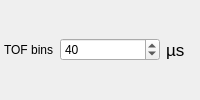
         <widget class="QWidget" name="eventModeEntries" native="true">
          <property name="toolTip">
           <string extracomment="Define the Time of Flight bin size"/>
          </property>
          <layout class="QVBoxLayout" name="verticalLayout">
           <property name="margin">
            <number>0</number>
           </property>
           <item>
            <layout class="QHBoxLayout" name="horizontalLayout_10">
             <property name="leftMargin">
              <number>4</number>
             </property>
             <item>
              <widget class="QLabel" name="label_27">
               <property name="sizePolicy">
                <sizepolicy hsizetype="Fixed" vsizetype="Preferred">
                 <horstretch>0</horstretch>
                 <verstretch>0</verstretch>
                </sizepolicy>
               </property>
               <property name="toolTip">
                <string>The number of bins for the Time of Flight channels</string>
               </property>
               <property name="text">
                <string>TOF bins</string>
               </property>
              </widget>
             </item>
             <item>
              <widget class="QSpinBox" name="eventTofBins">
               <property name="minimumSize">
                <size>
                 <width>100</width>
                 <height>0</height>
                </size>
               </property>
               <property name="toolTip">
                <string>The number of bins for the Time of Flight channels</string>
               </property>
               <property name="minimum">
                <number>5</number>
               </property>
               <property name="maximum">
                <number>200</number>
               </property>
               <property name="singleStep">
                <number>5</number>
               </property>
               <property name="value">
                <number>40</number>
               </property>
              </widget>
             </item>
             <item>
              <widget class="QLabel" name="label_31">
               <property name="text">
                <string>&lt;!DOCTYPE HTML PUBLIC &quot;-//W3C//DTD HTML 4.0//EN&quot; &quot;http://www.w3.org/TR/REC-html40/strict.dtd&quot;&gt;
&lt;html&gt;&lt;head&gt;&lt;meta name=&quot;qrichtext&quot; content=&quot;1&quot; /&gt;&lt;style type=&quot;text/css&quot;&gt;
p, li { white-space: pre-wrap; }
&lt;/style&gt;&lt;/head&gt;&lt;body style=&quot; font-family:'Lucida Grande'; font-size:13pt; font-weight:400; font-style:normal;&quot;&gt;
&lt;p style=&quot; margin-top:0px; margin-bottom:0px; margin-left:0px; margin-right:0px; -qt-block-indent:0; text-indent:0px;&quot;&gt;µs&lt;/p&gt;&lt;/body&gt;&lt;/html&gt;</string>
               </property>
              </widget>
             </item>
            </layout>
           </item>
          </layout>
          <zorder></zorder>
         </widget>
